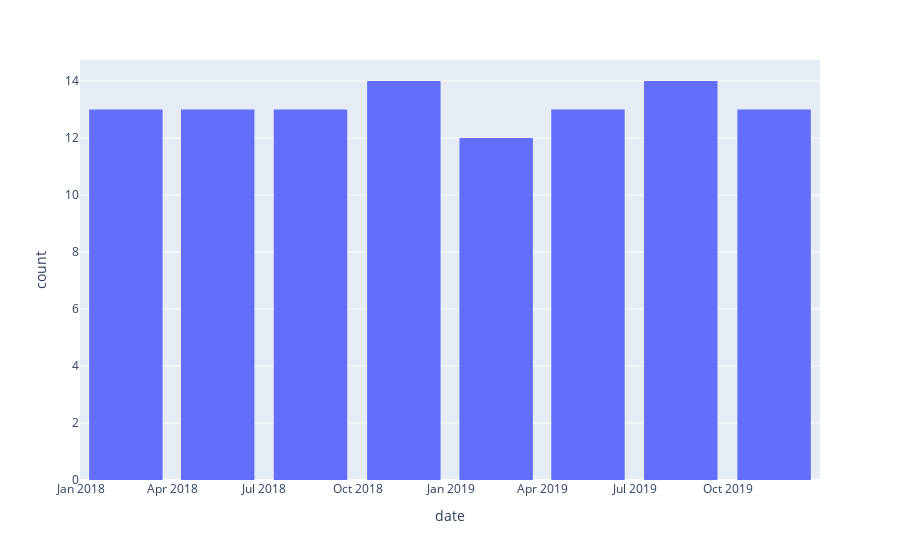

Write notebook code for a chart like this one.
### Markdown cell above
# Histograms on Date Data

### Code cell
import plotly.express as px

df = px.data.stocks()
fig = px.histogram(df, x="date")
fig.update_layout(bargap=0.2)
fig.show()

### Figure 1 — Plotly figure (JSON) as saved in the notebook; plotly's stock layout.template omitted (floating-point values rounded to 4 significant figures)
{"data": [{"alignmentgroup": "True", "bingroup": "x", "hovertemplate": "date=%{x}<br>count=%{y}<extra></extra>", "legendgroup": "", "marker": {"color": "#636efa", "pattern": {"shape": ""}}, "name": "", "offsetgroup": "", "orientation": "v", "showlegend": false, "type": "histogram", "x": ["2018-01-01", "2018-01-08", "2018-01-15", "2018-01-22", "2018-01-29", "2018-02-05", "2018-02-12", "2018-02-19", "2018-02-26", "2018-03-05", "2018-03-12", "2018-03-19", "2018-03-26", "2018-04-02", "2018-04-09", "2018-04-16", "2018-04-23", "2018-04-30", "2018-05-07", "2018-05-14", "2018-05-21", "2018-05-28", "2018-06-04", "2018-06-11", "2018-06-18", "2018-06-25", "2018-07-02", "2018-07-09", "2018-07-16", "2018-07-23", "2018-07-30", "2018-08-06", "2018-08-13", "2018-08-20", "2018-08-27", "2018-09-03", "2018-09-10", "2018-09-17", "2018-09-24", "2018-10-01", "2018-10-08", "2018-10-15", "2018-10-22", "2018-10-29", "2018-11-05", "2018-11-12", "2018-11-19", "2018-11-26", "2018-12-03", "2018-12-10", "2018-12-17", "2018-12-24", "2018-12-31", "2019-01-07", "2019-01-14", "2019-01-21", "2019-01-28", "2019-02-04", "2019-02-11", "2019-02-18", "2019-02-25", "2019-03-04", "2019-03-11", "2019-03-18", "2019-03-25", "2019-04-01", "2019-04-08", "2019-04-15", "2019-04-22", "2019-04-29", "2019-05-06", "2019-05-13", "2019-05-20", "2019-05-27", "2019-06-03", "2019-06-10", "2019-06-17", "2019-06-24", "2019-07-01", "2019-07-08", "2019-07-15", "2019-07-22", "2019-07-29", "2019-08-05", "2019-08-12", "2019-08-19", "2019-08-26", "2019-09-02", "2019-09-09", "2019-09-16", "2019-09-23", "2019-09-30", "2019-10-07", "2019-10-14", "2019-10-21", "2019-10-28", "2019-11-04", "2019-11-11", "2019-11-18", "2019-11-25", "2019-12-02", "2019-12-09", "2019-12-16", "2019-12-23", "2019-12-30"], "xaxis": "x", "yaxis": "y"}], "layout": {"bargap": 0.2, "barmode": "relative", "legend": {"tracegroupgap": 0}, "margin": {"t": 60}, "xaxis": {"anchor": "y", "domain": [0, 1], "title": {"text": "date"}}, "yaxis": {"anchor": "x", "domain": [0, 1], "title": {"text": "count"}}}}
